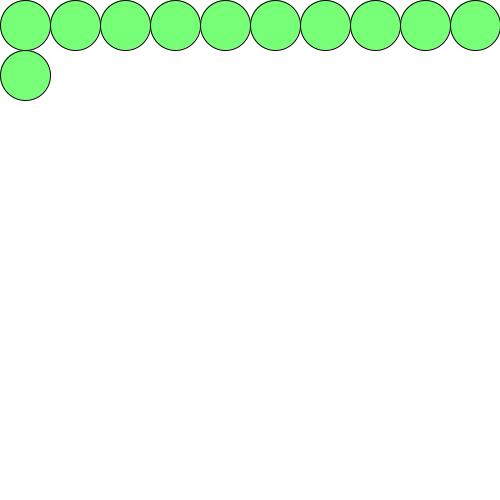
Frame 1 (no input)
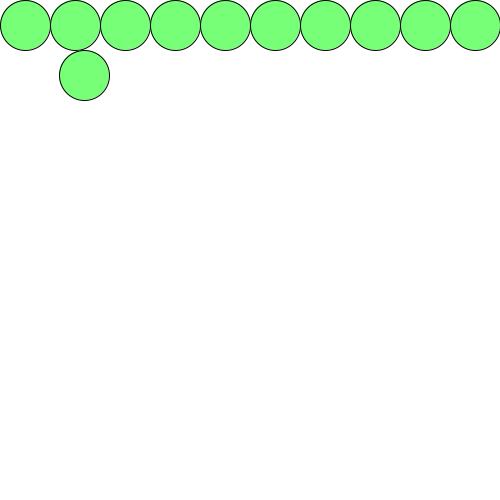
Frame 60 (the mouse pressed at the canvas centre just before this capture)
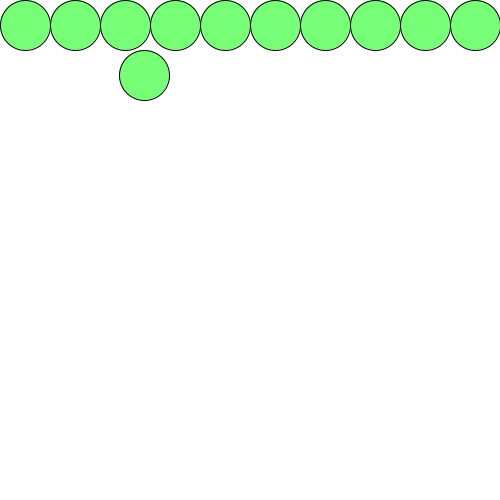
Frame 120 (the mouse held since frame 60 and released just before this capture)

The Processing sketch that drew these frames (run headless with seeded random() and noise(); from frame 60 on, the mouse is pressed at the canvas centre):

// Processing sketch: w08_circles
// ── w08_circles.pde
int movingX, movingY, radius;

void setup() {
  size(500,500);
  background(255);
  movingX=25;
  movingY=75;
  radius=25;
  stroke(0);
  fill(120,255,120);
}

void draw() {
  background(255);
  circleRow(0,width, radius,radius*2);
  circle(movingX,movingY,radius*2);
  ++movingX;
  if(movingX>width-radius && movingY==height-radius){
    movingX=25;
    movingY=75;
  }else if(movingX>width-radius){
   movingX=25;
   movingY+=radius*2;
  }
}

void circleRow(int startX, int endX, int y, int d ) {
   while (startX<=endX) {
     startX++;
     if (startX % d == 25) {
       circle(startX,y,d);
     }  
   }
}
